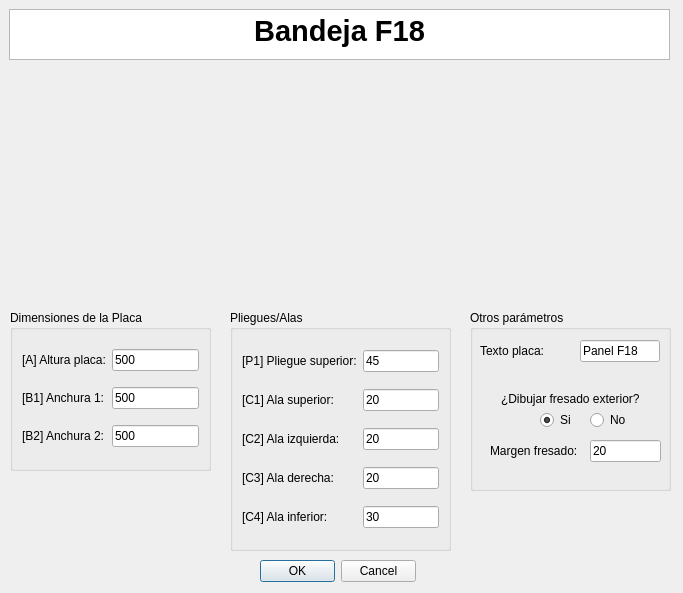
<?xml version="1.0" encoding="UTF-8"?>
<ui version="4.0">
 <class>MyPositionDialog</class>
 <widget class="QDialog" name="MyPositionDialog">
  <property name="geometry">
   <rect>
    <x>0</x>
    <y>0</y>
    <width>683</width>
    <height>593</height>
   </rect>
  </property>
  <property name="windowTitle">
   <string>Enter Position</string>
  </property>
  <property name="whatsThis">
   <string>&lt;html&gt;&lt;head/&gt;&lt;body&gt;&lt;p&gt;Esta ventana de KSDpanel te permite introducir todas las medidas correspondientes del panel seleccionado.&lt;/p&gt;&lt;p&gt;Recuerda que todas las medidas deben de ir en milimetros (mm).&lt;/p&gt;&lt;/body&gt;&lt;/html&gt;</string>
  </property>
  <widget class="QDialogButtonBox" name="buttonBox">
   <property name="geometry">
    <rect>
     <x>260</x>
     <y>560</y>
     <width>156</width>
     <height>23</height>
    </rect>
   </property>
   <property name="orientation">
    <enum>Qt::Horizontal</enum>
   </property>
   <property name="standardButtons">
    <set>QDialogButtonBox::Cancel|QDialogButtonBox::Ok</set>
   </property>
  </widget>
  <widget class="QTextBrowser" name="textBrowser">
   <property name="geometry">
    <rect>
     <x>9</x>
     <y>9</y>
     <width>661</width>
     <height>51</height>
    </rect>
   </property>
   <property name="html">
    <string>&lt;!DOCTYPE HTML PUBLIC &quot;-//W3C//DTD HTML 4.0//EN&quot; &quot;http://www.w3.org/TR/REC-html40/strict.dtd&quot;&gt;
&lt;html&gt;&lt;head&gt;&lt;meta name=&quot;qrichtext&quot; content=&quot;1&quot; /&gt;&lt;style type=&quot;text/css&quot;&gt;
p, li { white-space: pre-wrap; }
&lt;/style&gt;&lt;/head&gt;&lt;body style=&quot; font-family:'MS Shell Dlg 2'; font-size:8.25pt; font-weight:400; font-style:normal;&quot;&gt;
&lt;p align=&quot;center&quot; style=&quot; margin-top:0px; margin-bottom:0px; margin-left:0px; margin-right:0px; -qt-block-indent:0; text-indent:0px;&quot;&gt;&lt;span style=&quot; font-size:22pt; font-weight:600;&quot;&gt;Bandeja F18&lt;/span&gt;&lt;/p&gt;&lt;/body&gt;&lt;/html&gt;</string>
   </property>
  </widget>
  <widget class="QGroupBox" name="groupBox_2">
   <property name="geometry">
    <rect>
     <x>230</x>
     <y>310</y>
     <width>221</width>
     <height>241</height>
    </rect>
   </property>
   <property name="styleSheet">
    <string notr="true">font: 10pt &quot;MS Shell Dlg 2&quot;;</string>
   </property>
   <property name="title">
    <string>Pliegues/Alas</string>
   </property>
   <layout class="QGridLayout" name="gridLayout_2">
    <item row="8" column="1">
     <widget class="QLineEdit" name="alaInferiorUI">
      <property name="text">
       <string>30</string>
      </property>
     </widget>
    </item>
    <item row="4" column="0">
     <widget class="QLabel" name="label_20">
      <property name="text">
       <string>[C2] Ala izquierda:</string>
      </property>
     </widget>
    </item>
    <item row="0" column="0">
     <widget class="QLabel" name="label_13">
      <property name="text">
       <string>[P1] Pliegue superior:</string>
      </property>
     </widget>
    </item>
    <item row="6" column="0">
     <widget class="QLabel" name="label_19">
      <property name="text">
       <string>[C3] Ala derecha:</string>
      </property>
     </widget>
    </item>
    <item row="6" column="1">
     <widget class="QLineEdit" name="alaDerechaUI">
      <property name="text">
       <string>20</string>
      </property>
     </widget>
    </item>
    <item row="8" column="0">
     <widget class="QLabel" name="label_12">
      <property name="text">
       <string>[C4] Ala inferior:</string>
      </property>
     </widget>
    </item>
    <item row="0" column="1">
     <widget class="QLineEdit" name="pliegueSuperiorUI">
      <property name="text">
       <string>45</string>
      </property>
     </widget>
    </item>
    <item row="3" column="0">
     <widget class="QLabel" name="label_11">
      <property name="text">
       <string>[C1] Ala superior:</string>
      </property>
     </widget>
    </item>
    <item row="4" column="1">
     <widget class="QLineEdit" name="alaIzquierdaUI">
      <property name="text">
       <string>20</string>
      </property>
     </widget>
    </item>
    <item row="3" column="1">
     <widget class="QLineEdit" name="alaSuperiorUI">
      <property name="text">
       <string>20</string>
      </property>
     </widget>
    </item>
   </layout>
  </widget>
  <widget class="QLabel" name="imagenPanelUI">
   <property name="geometry">
    <rect>
     <x>210</x>
     <y>70</y>
     <width>271</width>
     <height>221</height>
    </rect>
   </property>
   <property name="text">
    <string/>
   </property>
   <property name="pixmap">
    <pixmap>../imagenes/REF_023cotas.jpg</pixmap>
   </property>
   <property name="scaledContents">
    <bool>true</bool>
   </property>
   <property name="wordWrap">
    <bool>false</bool>
   </property>
   <property name="margin">
    <number>0</number>
   </property>
   <property name="openExternalLinks">
    <bool>false</bool>
   </property>
  </widget>
  <widget class="QGroupBox" name="groupBox_3">
   <property name="geometry">
    <rect>
     <x>10</x>
     <y>310</y>
     <width>201</width>
     <height>161</height>
    </rect>
   </property>
   <property name="styleSheet">
    <string notr="true">font: 10pt &quot;MS Shell Dlg 2&quot;;</string>
   </property>
   <property name="title">
    <string>Dimensiones de la Placa</string>
   </property>
   <layout class="QGridLayout" name="gridLayout">
    <item row="0" column="2">
     <widget class="QLineEdit" name="alturaPlacaUI">
      <property name="text">
       <string>500</string>
      </property>
     </widget>
    </item>
    <item row="0" column="1">
     <widget class="QLabel" name="label_8">
      <property name="text">
       <string>[A] Altura placa:</string>
      </property>
     </widget>
    </item>
    <item row="1" column="1">
     <widget class="QLabel" name="label_4">
      <property name="text">
       <string>[B1] Anchura 1:</string>
      </property>
     </widget>
    </item>
    <item row="1" column="2">
     <widget class="QLineEdit" name="anchura1UI">
      <property name="text">
       <string>500</string>
      </property>
     </widget>
    </item>
    <item row="3" column="1">
     <widget class="QLabel" name="label_5">
      <property name="text">
       <string>[B2] Anchura 2:</string>
      </property>
     </widget>
    </item>
    <item row="3" column="2">
     <widget class="QLineEdit" name="anchura2UI">
      <property name="text">
       <string>500</string>
      </property>
     </widget>
    </item>
   </layout>
  </widget>
  <widget class="QGroupBox" name="groupBox_4">
   <property name="geometry">
    <rect>
     <x>470</x>
     <y>310</y>
     <width>201</width>
     <height>181</height>
    </rect>
   </property>
   <property name="styleSheet">
    <string notr="true">font: 10pt &quot;MS Shell Dlg 2&quot;;</string>
   </property>
   <property name="title">
    <string>Otros parámetros</string>
   </property>
   <widget class="QLabel" name="label">
    <property name="geometry">
     <rect>
      <x>10</x>
      <y>30</y>
      <width>95</width>
      <height>22</height>
     </rect>
    </property>
    <property name="text">
     <string>Texto placa:</string>
    </property>
   </widget>
   <widget class="QLineEdit" name="textoDescriptivoA0UI">
    <property name="geometry">
     <rect>
      <x>110</x>
      <y>30</y>
      <width>80</width>
      <height>22</height>
     </rect>
    </property>
    <property name="text">
     <string>Panel F18</string>
    </property>
   </widget>
   <widget class="QRadioButton" name="noCrearFresadoUI">
    <property name="geometry">
     <rect>
      <x>120</x>
      <y>100</y>
      <width>38</width>
      <height>20</height>
     </rect>
    </property>
    <property name="text">
     <string>No</string>
    </property>
   </widget>
   <widget class="QLineEdit" name="margenFresadoUI">
    <property name="geometry">
     <rect>
      <x>120</x>
      <y>130</y>
      <width>71</width>
      <height>22</height>
     </rect>
    </property>
    <property name="text">
     <string>20</string>
    </property>
   </widget>
   <widget class="QRadioButton" name="crearFresadoUI">
    <property name="geometry">
     <rect>
      <x>70</x>
      <y>100</y>
      <width>34</width>
      <height>20</height>
     </rect>
    </property>
    <property name="text">
     <string>Si</string>
    </property>
    <property name="checked">
     <bool>true</bool>
    </property>
   </widget>
   <widget class="QLabel" name="label_2">
    <property name="geometry">
     <rect>
      <x>31</x>
      <y>81</y>
      <width>148</width>
      <height>16</height>
     </rect>
    </property>
    <property name="mouseTracking">
     <bool>false</bool>
    </property>
    <property name="text">
     <string>¿Dibujar fresado exterior?</string>
    </property>
    <property name="buddy">
     <cstring>label_2</cstring>
    </property>
   </widget>
   <widget class="QLabel" name="label_3">
    <property name="geometry">
     <rect>
      <x>20</x>
      <y>130</y>
      <width>107</width>
      <height>22</height>
     </rect>
    </property>
    <property name="text">
     <string>Margen fresado:</string>
    </property>
   </widget>
  </widget>
  <zorder>groupBox_2</zorder>
  <zorder>buttonBox</zorder>
  <zorder>textBrowser</zorder>
  <zorder>imagenPanelUI</zorder>
  <zorder>groupBox_3</zorder>
  <zorder>groupBox_4</zorder>
 </widget>
 <resources/>
 <connections>
  <connection>
   <sender>buttonBox</sender>
   <signal>accepted()</signal>
   <receiver>MyPositionDialog</receiver>
   <slot>accept()</slot>
   <hints>
    <hint type="sourcelabel">
     <x>248</x>
     <y>254</y>
    </hint>
    <hint type="destinationlabel">
     <x>157</x>
     <y>274</y>
    </hint>
   </hints>
  </connection>
  <connection>
   <sender>buttonBox</sender>
   <signal>rejected()</signal>
   <receiver>MyPositionDialog</receiver>
   <slot>reject()</slot>
   <hints>
    <hint type="sourcelabel">
     <x>316</x>
     <y>260</y>
    </hint>
    <hint type="destinationlabel">
     <x>286</x>
     <y>274</y>
    </hint>
   </hints>
  </connection>
 </connections>
</ui>
